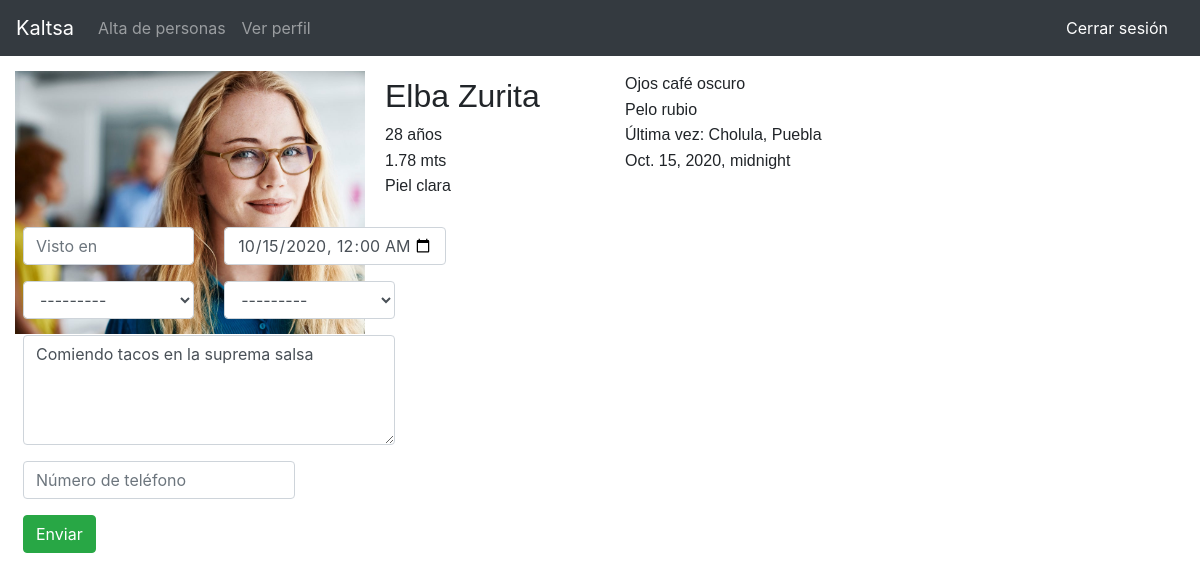
/proporcionar-pista/Elba Zurita/16 (signed in), run on the app's committed database.
### kaltsapp/models.py (models this page shows, shortened)
class MissingPerson(models.Model):
    TYPE_I = "Piel muy clara o blanca"
    TYPE_II = "Piel clara"
    TYPE_III = "Piel clara intermedia"
    TYPE_IV = "Piel morena o media"
    TYPE_V = "Piel oscura o marrón"
    TYPE_VI = "Piel muy oscura o negra"
    SKIN_COLOR_CHOICES = [
        (TYPE_I, "Piel muy clara o blanca"),
        (TYPE_II, "Piel clara"),
        (TYPE_III, "Piel clara intermedia"),
        (TYPE_IV, "Piel morena o media"),
        (TYPE_V, "Piel oscura o marrón"),
        (TYPE_VI, "Piel muy oscura o negra"),
    ]
    MALE = "Masculino"
    FEMALE = "Female"
    GENDER_CHOICES = [
        (MALE, "Masculino"),
        (FEMALE, "Female"),
    ]
    full_name = models.CharField(max_length=200, null=True)
    age = models.IntegerField(null=True)
    gender = models.CharField(max_length=100, choices=GENDER_CHOICES, default = "Género", null=True)
    height = models.FloatField(null=True)
    hair_color = models.CharField(max_length=200, null=True)
    skin_color = models.CharField(max_length=100, choices=SKIN_COLOR_CHOICES, default="Color de piel")
    eye_color = models.CharField(max_length=50, null=True)
    unique_characteristics = models.CharField(max_length=300, null=True)
    person_image = models.ImageField(default="default.png", null=True, blank=True)
    state = models.ForeignKey(State, on_delete=models.SET_NULL, null=True)
    municipio = models.ForeignKey(Municipio, on_delete=models.SET_NULL, null=True)
    last_seen_in = models.CharField(max_length=300, null=True)
    date_and_time = models.DateTimeField(auto_now_add=False, null=True)
    additional_info = models.CharField(max_length=200)

class State(models.Model):
    state = models.CharField(max_length=50, null=True)
    def __str__(self):
        stateName = '{0.state}'
        return stateName.format(self)

### kaltsapp/views.py (the view, shortened to what this page needs)
# urls.py: path('proporcionar-pista/<str:full_name>/<str:pk>', views.proporcionarPista, name="pista"),
def proporcionarPista(request, full_name, pk):
    pista = MissingPerson.objects.get(full_name=full_name, id=pk)
    form = giveClueForm(instance=pista)
    context = {'form':form, 'pista':pista}
    return render(request, "files/giveClue.html", context)

### kaltsapp/forms.py
class giveClueForm(forms.ModelForm):
    class Meta:
        model = Clue
        exclude =['clue_of']
        widgets = {
            'seen_in': forms.TextInput(attrs={'class':'form-control', 'placeholder':'Visto en'}
            ),
            'date_and_time': forms.DateTimeInput(attrs = {'type':'datetime-local', 'class':'form-control'}
            ),
            'state': forms.Select(
            attrs = {'class':'form-control', 'name':'Estado'}
            ),
            'municipio': forms.Select(
            attrs = {'class':'form-control', 'name':'Estado'}
            ),
            'additional_info': forms.Textarea(attrs = {'class':'form-control', 'cols':4, 'rows':4, 'placeholder':'Información adicional'}
            ),
            'phone_number': forms.TextInput(
                attrs = {'class':'form-control', 'placeholder':'Número de teléfono'}
            ),
        }

### kaltsapp/models.py (called while the page is built)
    def __str__(self):
        municipioName = '{0.name}'
        return municipioName.format(self)

### kaltsapp/templates/files/giveClue.html (shortened to what this page needs)
{% extends 'files/layout.html'%}
{% load static  %}
{% block content %}
<div class="wrapper">
  <img src="{{pista.person_image.url}}" id="missing_person_img">
  <h2 class="imp">{{pista.full_name}}</h2>
  <p class="imp">
    <span class="profile-data">{{pista.age}} años</span>
    <br>
    <span class="profile-data">{{pista.height}} mts</span>
    <br>
    <span class="profile-data">{{pista.skin_color}}</span>
    <br>
    <span class="profile-data">Ojos {{pista.eye_color}}</span>
    <br>
    <span class="profile-data">Pelo {{pista.hair_color}}</span>
    <br>
    <span class="profile-data">Última vez: {{pista.last_seen_in}}</span>
    <br>
    <span class="profile-data">{{pista.date_and_time}}</span>
    <br>
  </p>
</div>
<div class="row ml-2">
  <div class="col-6">
    <form id="MissingPersonForm" data-muncicipios-url="{% url 'ajax_load_municipios' %}" method="post" novalidate>
      <div class="row mb-3">
        <div class="col-4">
          {{form.seen_in}}
        </div>
        <div class="col-5">
          {{form.date_and_time}}
        </div>
      </div>
      <div class="row mb-3">
        <div class="col-4">
          {{form.state}}
        </div>
        <div class="col-4">
          {{form.municipio}}
        </div>
      </div>
      <div class="row mb-3">
        <div class="col-8">
          {{form.additional_info}}
        </div>
      </div>
      <div class="row mb-3">
        <div class="col-6">
          {{form.phone_number}}
        </div>
      </div>
      <input class="btn btn-success login_btn" type="submit" value="Enviar">
    </form>
  </div>
</div>
{% endblock %}

### static/css/layout.css (style rules this page uses)
.wrapper { column-count: 2; column-gap: 50px; padding: 15px; }
.imp { line-height: 1.6; font-family: Helvetica; text-align: justify; margin: 0; }
#missing_person_img { float: left; width: 350px; shape-margin:20px; margin-right: 20px; margin-bottom: 20px; }

### data on the page
MissingPerson: person_image (picture), full_name "Elba Zurita", age "28", height "1.78", skin_color "Piel clara", eye_color "café oscuro", hair_color "rubio", last_seen_in "Cholula, Puebla", date_and_time "Oct. 15, 2020, midnight", date_and_time "10/15/2020 00:00", municipio "---------", additional_info "Comiendo tacos en la suprema salsa"
State: state "---------"
